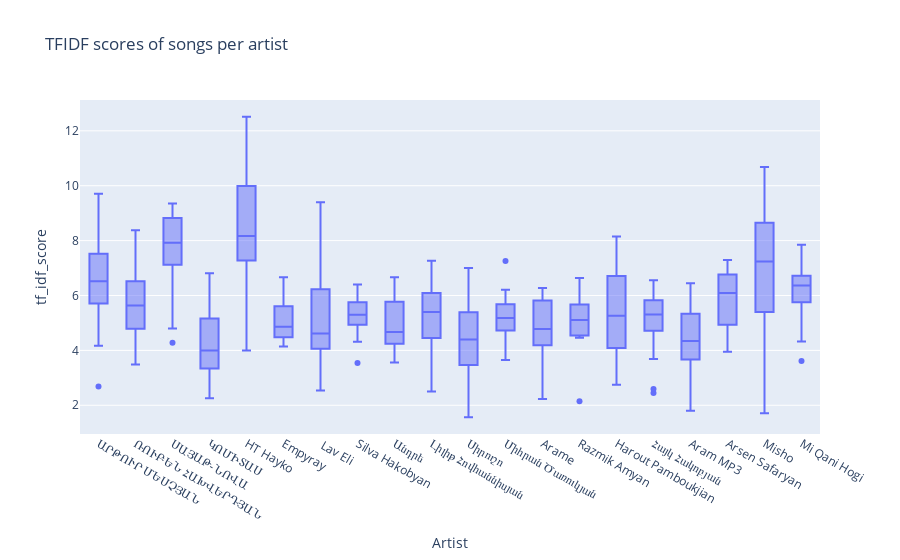

Write notebook code for a chart like this one.
### Code cell
fig = px.box(df, x='Artist', y='tf_idf_score', title='TFIDF scores of songs per artist')
fig.show()

### Figure 1 — Plotly figure (JSON) as saved in the notebook; plotly's stock layout.template omitted (floating-point values rounded to 4 significant figures; data arrays with more than 128 entries replaced by an {"elided": "..."} marker saying what was removed)
{"data": [{"alignmentgroup": "True", "hovertemplate": "Artist=%{x}<br>tf_idf_score=%{y}<extra></extra>", "legendgroup": "", "marker": {"color": "#636efa"}, "name": "", "notched": false, "offsetgroup": "", "orientation": "v", "showlegend": false, "type": "box", "x": {"elided": "461 str values"}, "x0": " ", "xaxis": "x", "y": {"elided": "461 float values"}, "y0": " ", "yaxis": "y"}], "layout": {"boxmode": "group", "legend": {"tracegroupgap": 0}, "title": {"text": "TFIDF scores of songs per artist"}, "xaxis": {"anchor": "y", "domain": [0, 1], "title": {"text": "Artist"}}, "yaxis": {"anchor": "x", "domain": [0, 1], "title": {"text": "tf_idf_score"}}}}
